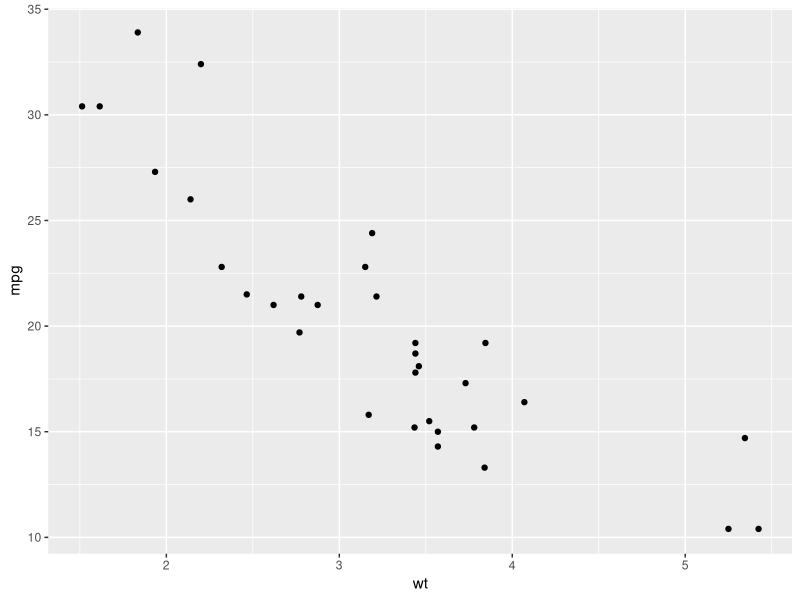
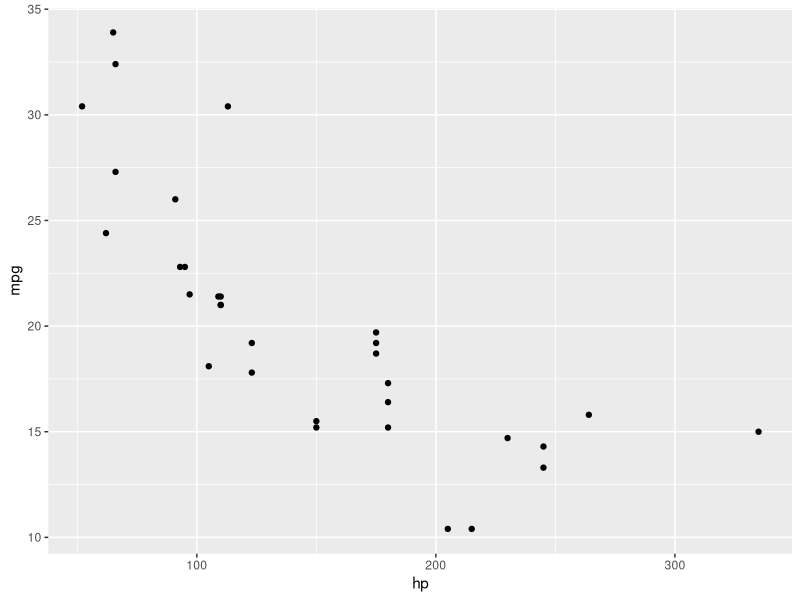
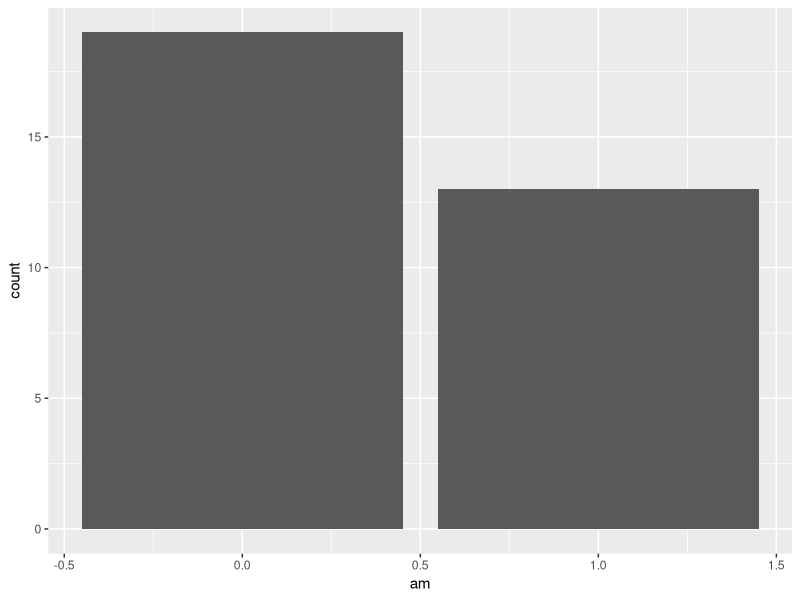
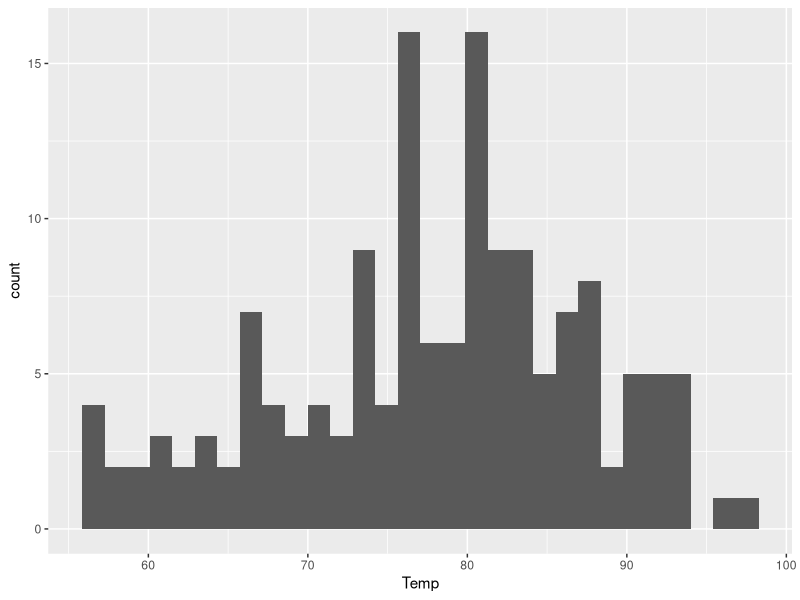
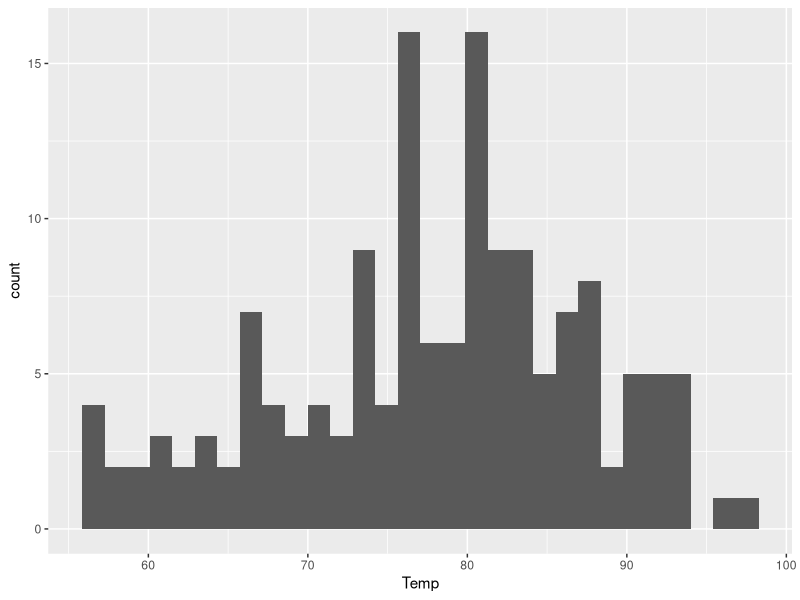
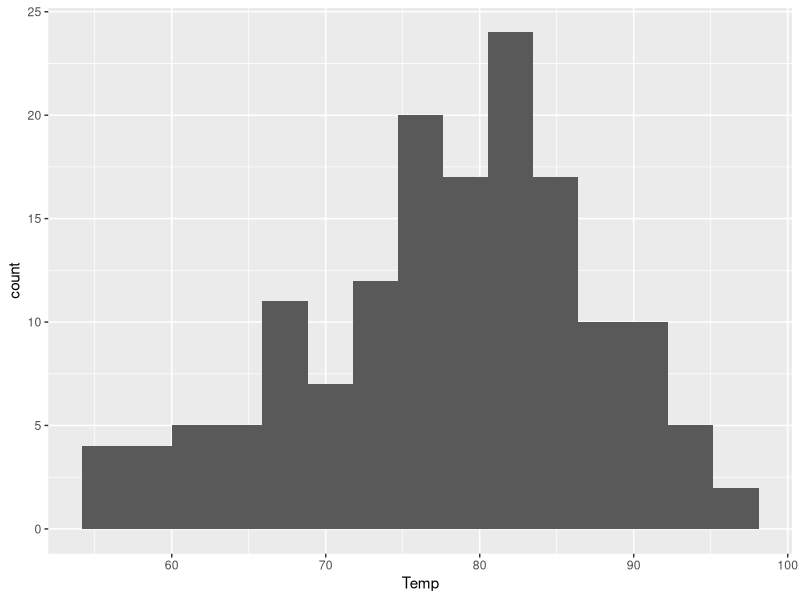
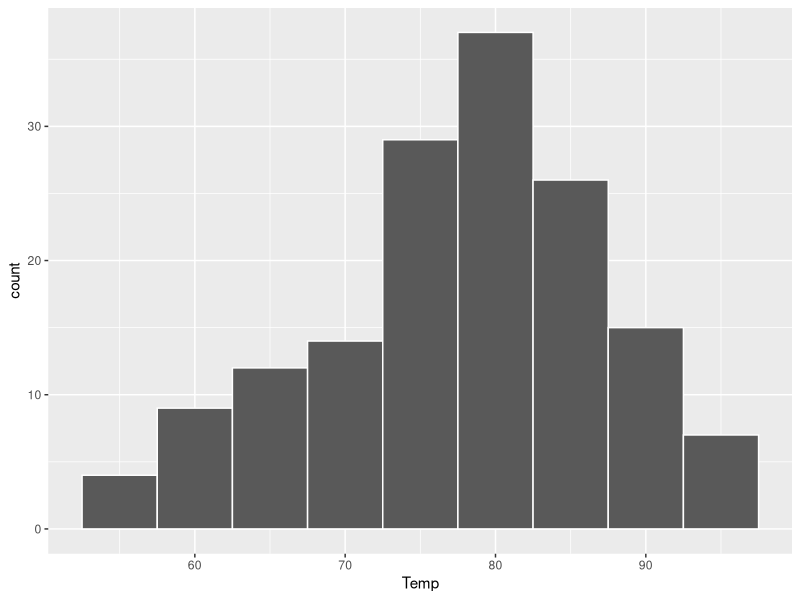
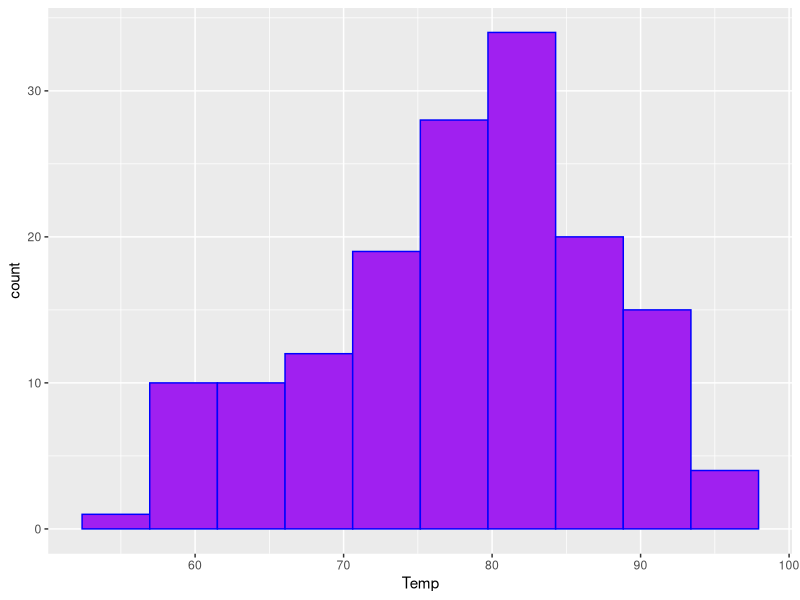

Write the R code that produced these figures, in order.
# Load the ggplot2 package

library(ggplot2)


# Create first graph in notes

ggplot(data = mtcars) +
  geom_point(aes(x = wt, y = mpg))


# Scatterplot of hp vs. mpg

ggplot(data = mtcars) +
  geom_point(aes(x = hp, y = mpg))


# Bar graph of transmission types (am variable)

ggplot(data = mtcars) +
  geom_bar(aes(x = am))


# Histogram of Temp from the airquality data set

ggplot(data = airquality) +
  geom_histogram(aes(x = Temp))


# The aes() function can go inside ggplot() or the geom_xx() function

ggplot(data = airquality, aes(x = Temp)) +
  geom_histogram()


# Change from the default of 30 bins to having 15 bins

ggplot(data = airquality) +
  geom_histogram(aes(x = Temp), bins = 15)

# Instead of choosing number of bins, make bins 5 units wide (e.g. 80 to 85 deg)

ggplot(data = airquality) +
  geom_histogram(aes(x = Temp), binwidth = 5, color = "white")

# Change color between bars and how bars are filled in (later in notes)

ggplot(data = airquality) +
  geom_histogram(aes(x = Temp), bins = 10, color = "blue", fill = "purple")


# Recreate the boxplot in the notes

ggplot(ToothGrowth) +
  geom_boxplot(aes(x = supp, y = len))

ggplot(ToothGrowth) +
  geom_boxplot(aes(y = supp, x = len))

# We can add colors to boxplots too

ggplot(ToothGrowth) +
  geom_boxplot(aes(y = supp, x = len), color = "pink", fill = "forestgreen")


#  A boxplot with more than two groups in the categorical variable
#    The as.factor() function changes Month from quantitative to categorical

ggplot(data = airquality) +
  geom_boxplot(aes(x = as.factor(Month), y = Temp))


# Bar graph from the notes

ggplot(data = diamonds) +
  geom_bar(aes(x = cut))


# Example with labels and a theme
#   alpha = __ argument controls transparency (from 0 to 1)

ggplot(data = diamonds) +
  geom_bar(aes(x = cut, fill = cut), alpha = .5) +
  labs(title = "Bar graph from the notes",
       subtitle = "Used geom_bar() for raw data",
       x = "Cut of Diamonds",
       y = "Number of Diamonds") +
  theme_dark()
